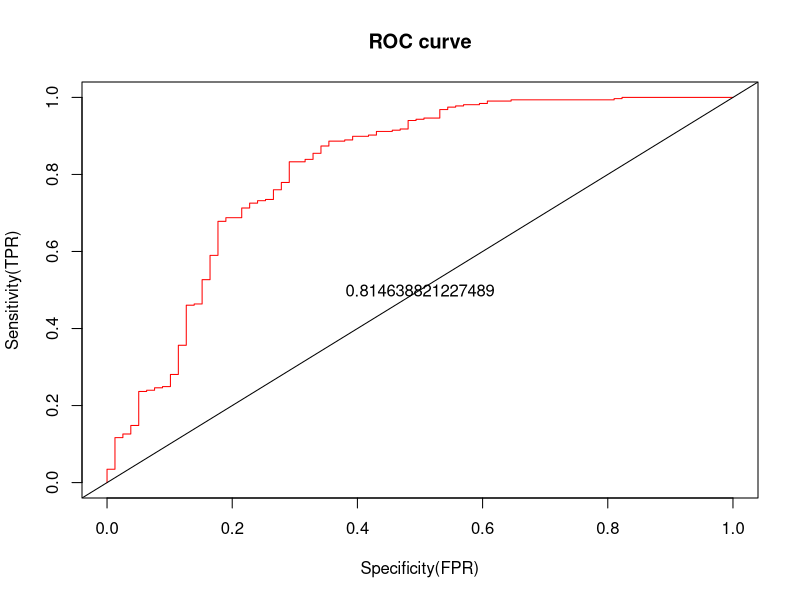

Source code (R):
## ---- chunk 1
library(AER)
data(CreditCard)
## ---- chunk 2
head(CreditCard)
#假設我們只要以下欄位(card:是否核准卡片、信用貶弱報告數、年齡、收入(美金)、自有住宅狀況、往來時間)
bankcard=subset(CreditCard, select = c(card, reports, age, income, owner,months))
bankcard$card = ifelse(bankcard$card=="yes",1,0)
card_glm=glm(formula = card ~ .,family = "binomial",data = bankcard)
summary(card_glm)
## ---- chunk 3
new1 = data.frame(reports = 0, age=30, income=10,owner="yes",months=50)
result=predict(card_glm,newdata = new1,type="response")
result
new2 = data.frame(reports = 1, age=30, income=5,owner="no",months=50)
result=predict(card_glm,newdata = new2,type="response")
result
## ---- chunk 4
n=nrow(bankcard)
set.seed(111)
#將數據順序重新排列
newbankcard=bankcard[sample(n),]
#取出樣本數的idx
t_idx=sample(seq_len(n),size = round(0.7*n)) #sample-隨機抽樣;seq_len生成round-去掉小數且進位
#效果等同sample(0.7*n)
traindata=newbankcard[t_idx,]
testdata=newbankcard[-t_idx,]
## ---- chunk 5
card_glm_train=glm(formula = card~.,family = "binomial",data = traindata)
result_test=predict(card_glm_train,newdata = testdata,type="response")
result_approve=ifelse(result_test>0.6,1,0)
confuse_matrix=table(testdata$card,result_approve,dnn = c("實際","預測"))
confuse_matrix
#對角線下的就是正確的預測數值
## ---- chunk 6
#計算核準卡正確率
confuse_matrix[4]/sum(confuse_matrix[,2])
#計算拒補件正確率
confuse_matrix[1]/sum(confuse_matrix[,1])
#整體準確率(對角線元素總和/所有觀察值總和)
accuracy=sum(diag(confuse_matrix))/sum(confuse_matrix)
accuracy
## ---- chunk 7
library(ROCR)
## ---- chunk 8
pred=prediction(result_test,testdata$card)
perf=performance(pred,measure = "tpr",x.measure = "fpr")
#計算AUC
auc=performance(pred,"auc")
#畫圖
plot(perf, col = rainbow(7), main = "ROC curve", xlab = "Specificity(FPR)", ylab = "Sensitivity(TPR)")
#AUC = 0.5
abline(0, 1)
#實際AUC值
text(0.5, 0.5, as.character(auc@y.values[[1]]))
